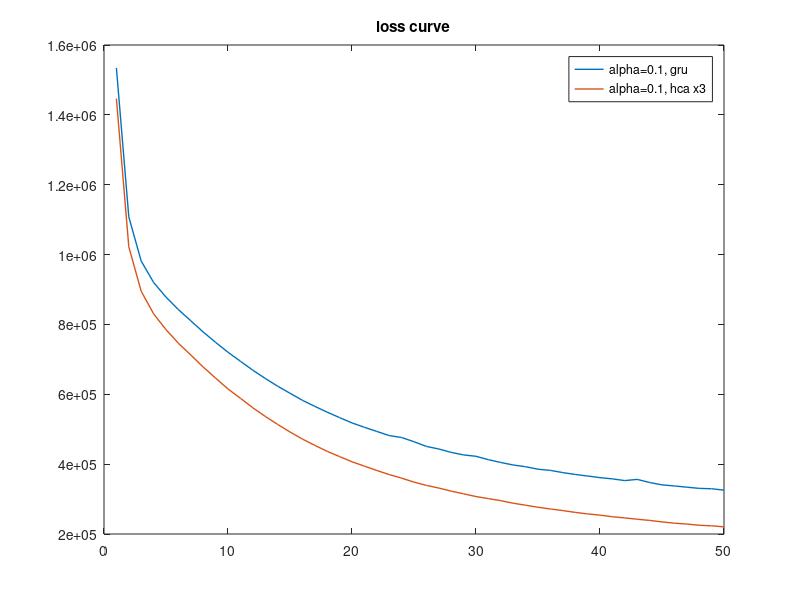

MATLAB code for this plot:

% gru, t3, 0.01/100, hca_gru, split=0.8
x1 = 1:1:50;
y1 = [1534205, 1107812, 981482, 920229, 878170, 842361, 810395, 778322, 748667, 720257, 694629, 668998, 645523, 623281, 602942, 582771, 565414, 548812, 533223, 518028, 505540, 493680, 481808, 476246, 464198, 450749, 443360, 433624, 426371, 422487, 412768, 404793, 397566, 392600, 385514, 382161, 375761, 370497, 366026, 361340, 357823, 352883, 356397, 347414, 340699, 337604, 334045, 330645, 329517, 325628];

% gru, t3, 0.05/50, mv_gru, split=0.9
x2 = 1:1:50;
y2 = [1446450, 1022308, 894951, 830431, 785097, 746192, 712407, 678042, 646251, 615282, 588684, 561423, 536788, 513773, 492132, 471742, 453795, 436666, 421585, 406764, 394352, 381940, 370100, 359959, 348506, 339135, 331558, 322713, 315070, 307214, 301287, 295406, 288118, 282403, 276591, 271640, 267099, 261875, 257530, 254014, 249397, 246077, 242285, 238895, 234643, 230965, 228476, 225054, 223467, 220438];

figure();
plot(x1, y1, 'LineWidth', 1);
hold on;
plot(x2, y2, 'LineWidth', 1);
% ylim([0, 900000]);
title('loss curve')

alphas = {'alpha=0.1, gru', 'alpha=0.1, hca x3'};
leg = legend(alphas);
set(leg)










